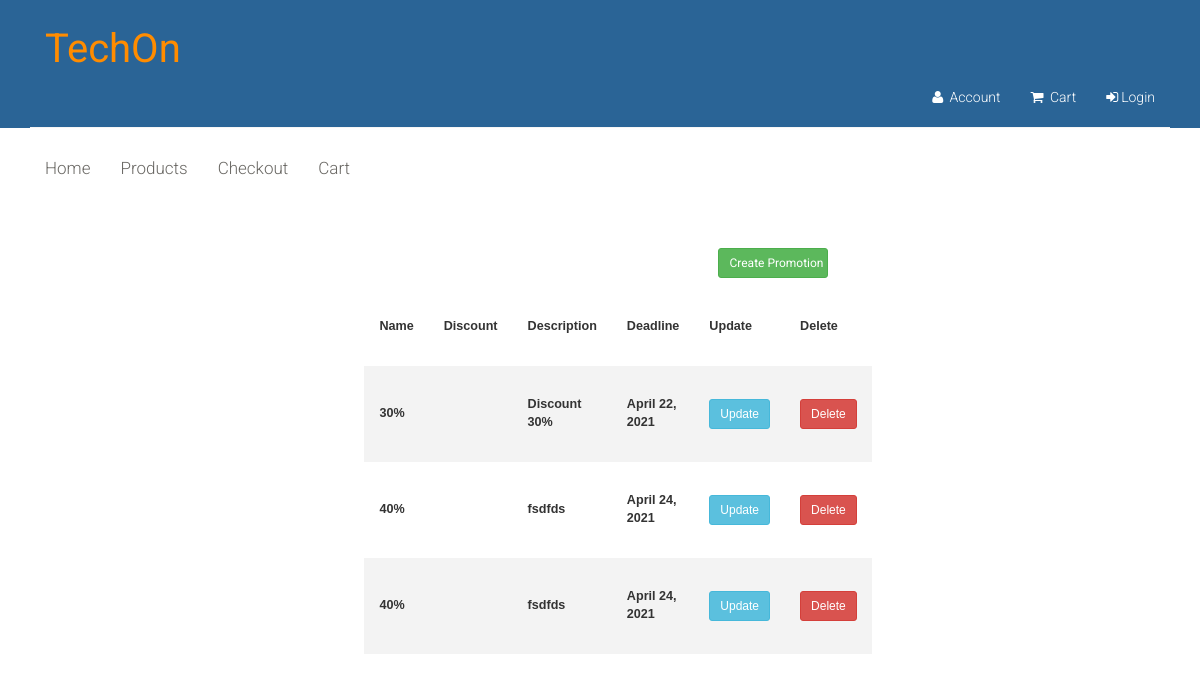
The app's page /promotionsManagement/, older data.
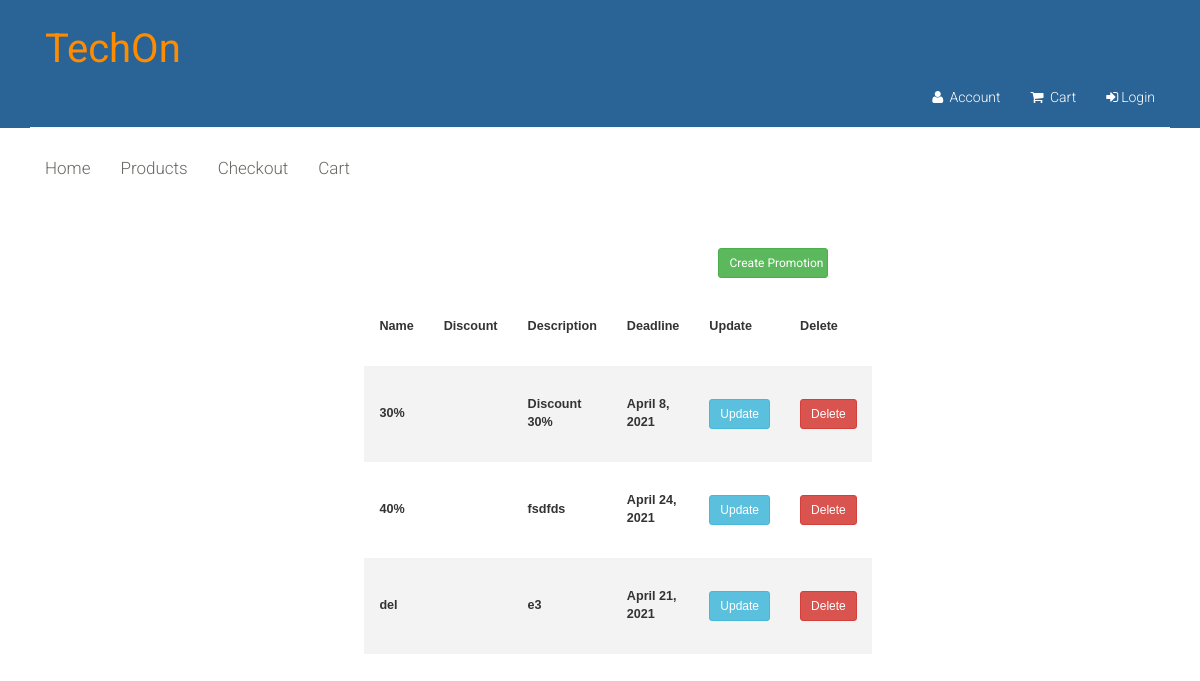
The same page, newer data.
### app/models.py (models this page shows, shortened)
class Promotion(models.Model):
    name = models.CharField(max_length=80)
    discount = models.FloatField(null=True)
    description = models.CharField(max_length=300)
    deadline = models.DateField()

### app/views.py (the view)
# urls.py: path('promotionsManagement/', views.promotionsManagement, name='promotionsManagement'),
def promotionsManagement(request):
    promotions = Promotion.objects.all()
    form = {'promotions': promotions}
    return render(request, 'promotionsManagement.html', form)

### app/templates/promotionsManagement.html (shortened to what this page needs)
{% extends "layout.html" %}
{% block content %}
        <div style="  margin:auto;
          width:70%;
          padding:63px;">
    	<section id="form">
                    <a class="btn btn-sm btn-success col-sm-1 " style="  width: 110px; margin-right:18%;
                    float:right"  href="{% url 'createPromotion' %}" > Create Promotion </a>
                <br><br>
                <table class="styled-table">
                <tr>
                    <th>Name</th>
                    <th>Discount</th>
                    <th>Description</th>
                    <th>Deadline</th>
                    <th>Update</th>
                    <th>Delete</th>
                </tr>
                {% for promotion in promotions %}
                    <tr>
                        <th>{{ promotion.name }}</th>
                        <th>{{ promotion.price }}</th>
                        <th>{{ promotion.description }}</th>
                        <th>{{ promotion.deadline }}</th>
                        <th><a class="btn btn-sm btn-info" href="{% url 'updatePromotion' promotion.id %}">Update</a></th>
                        <th><a class="btn btn-sm btn-danger" href="{% url 'deletePromotion' promotion.id %}">Delete</a></th>
                    </tr>
                {%  endfor %}
                </table>
	</section>
	</div>
{% endblock %}

Row changes from the older to the newer data that the page shows:
removed Promotion: name "40%", description "fsdfds", deadline "April 24, 2021"
changed Promotion "Discount 30%": deadline "April 22, 2021" → "April 8, 2021"
added Promotion: name "del", description "e3", deadline "April 21, 2021"
